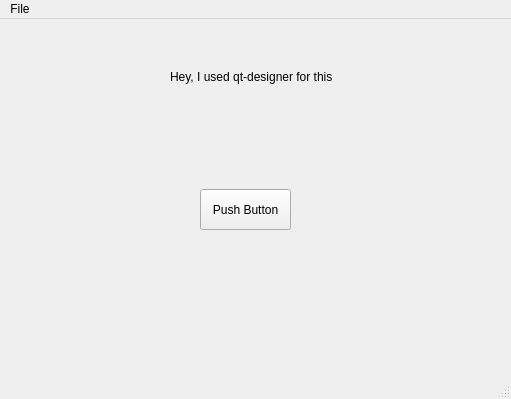
<?xml version="1.0" encoding="UTF-8"?>
<ui version="4.0">
 <class>MainWindow</class>
 <widget class="QMainWindow" name="MainWindow">
  <property name="geometry">
   <rect>
    <x>0</x>
    <y>0</y>
    <width>511</width>
    <height>399</height>
   </rect>
  </property>
  <property name="windowTitle">
   <string>MainWindow</string>
  </property>
  <widget class="QWidget" name="centralwidget">
   <widget class="QPushButton" name="button1">
    <property name="geometry">
     <rect>
      <x>200</x>
      <y>170</y>
      <width>91</width>
      <height>41</height>
     </rect>
    </property>
    <property name="text">
     <string>Push Button</string>
    </property>
   </widget>
   <widget class="QLabel" name="label1">
    <property name="geometry">
     <rect>
      <x>170</x>
      <y>50</y>
      <width>171</width>
      <height>16</height>
     </rect>
    </property>
    <property name="text">
     <string>Hey, I used qt-designer for this</string>
    </property>
   </widget>
  </widget>
  <widget class="QMenuBar" name="menubar">
   <property name="geometry">
    <rect>
     <x>0</x>
     <y>0</y>
     <width>511</width>
     <height>21</height>
    </rect>
   </property>
   <widget class="QMenu" name="menuFile">
    <property name="title">
     <string>File</string>
    </property>
   </widget>
   <addaction name="menuFile"/>
  </widget>
  <widget class="QStatusBar" name="statusbar"/>
 </widget>
 <resources/>
 <connections/>
</ui>
